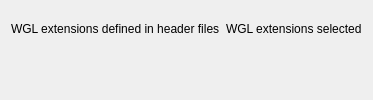
      <widget class="QWidget" name="m_pagewgl">
       <attribute name="title">
        <string>WGL Extensions</string>
       </attribute>
       <layout class="QGridLayout">
        <item row="0" column="0">
         <layout class="QGridLayout">
          <item row="1" column="1">
           <widget class="CExtensionListBox" name="m_listwglselected">
            <property name="font">
             <font>
              <family>Monospace</family>
             </font>
            </property>
            <property name="acceptDrops">
             <bool>true</bool>
            </property>
            <property name="selectionMode">
             <enum>Q3ListBox::Extended</enum>
            </property>
           </widget>
          </item>
          <item row="1" column="0">
           <widget class="CExtensionListBox" name="m_listwglavailable">
            <property name="font">
             <font>
              <family>Monospace</family>
             </font>
            </property>
            <property name="acceptDrops">
             <bool>true</bool>
            </property>
            <property name="selectionMode">
             <enum>Q3ListBox::Extended</enum>
            </property>
           </widget>
          </item>
          <item row="0" column="0">
           <widget class="QLabel" name="m_textlabelwglavailable">
            <property name="text">
             <string>WGL extensions defined in header files</string>
            </property>
            <property name="wordWrap">
             <bool>false</bool>
            </property>
           </widget>
          </item>
          <item row="0" column="1">
           <widget class="QLabel" name="m_textlabelwglselected">
            <property name="text">
             <string>WGL extensions selected</string>
            </property>
            <property name="wordWrap">
             <bool>false</bool>
            </property>
           </widget>
          </item>
         </layout>
        </item>
       </layout>
      </widget>
